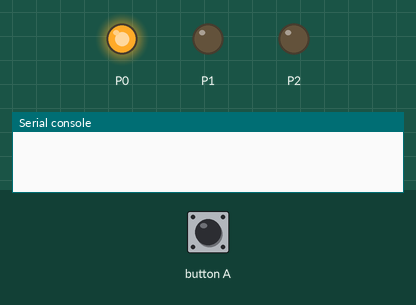
The program below on a simulated BBC micro:bit (MakeCode). Shown: output pins drawn as LEDs (lit = HIGH), the last lines printed to the serial console. The inputs (shaded band) are chosen by the test bench. No radio messages arrive unless stated (any console line starting 'radio sent:' is added by the test bench).

Above: at 1.2 s.
1.3 s: button A pressed for 0.15 s
At 2.2 s:
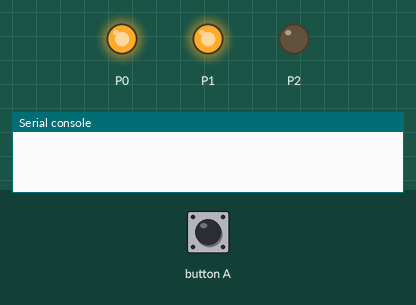
At 3.6 s:
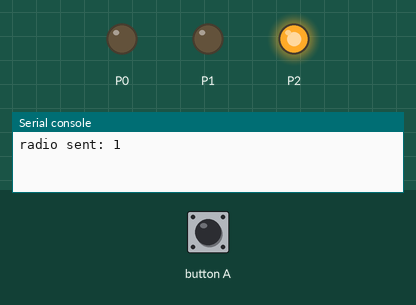
3.9 s: button A pressed for 0.15 s
At 4.8 s:
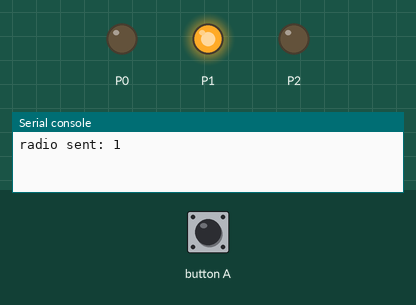
Timing chart, 0 to 6.9 s (numbered marks = the images above; inputs shaded):
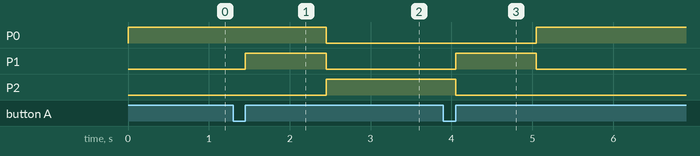

Measured:
- after the input at 1.3 s, P0: HIGH → LOW after 1.2 s; P1: LOW → HIGH after 0.15 s, → LOW 1.0 s later; P2: LOW → HIGH after 1.2 s
- after the input at 3.9 s, P0: LOW → HIGH after 1.2 s; P1: LOW → HIGH after 0.15 s, → LOW 1.0 s later; P2: HIGH → LOW after 0.15 s

The program:

main.ts
```typescript
input.onButtonPressed(Button.A, function on_button_pressed_a() {
    if (kjør) {
        GrønnTilRød()
    } else {
        RødTilGrønn()
    }

    radio.sendNumber(kjør)
})
function GrønnTilRød() {

    pins.analogWritePin(AnalogPin.P0, 0)
    pins.analogWritePin(AnalogPin.P1, 1023)
    pins.analogWritePin(AnalogPin.P2, 0)
    basic.pause(1000)
    pins.analogWritePin(AnalogPin.P0, 1023)
    pins.analogWritePin(AnalogPin.P1, 0)
    pins.analogWritePin(AnalogPin.P2, 0)
    kjør = 0
}

function RødTilGrønn() {

    pins.analogWritePin(AnalogPin.P0, 1023)
    pins.analogWritePin(AnalogPin.P1, 1023)
    pins.analogWritePin(AnalogPin.P2, 0)
    basic.pause(1000)
    pins.analogWritePin(AnalogPin.P0, 0)
    pins.analogWritePin(AnalogPin.P1, 0)
    pins.analogWritePin(AnalogPin.P2, 1023)
    kjør = 1
}

let kjør = 0
pins.analogWritePin(AnalogPin.P0, 1023)
basic.forever(function on_forever() {

})
```

test.ts
```typescript
// testene settes inn her; disse vil ikke kompilert så lenge denne pakken blir brukt som en utvidelse.
```
